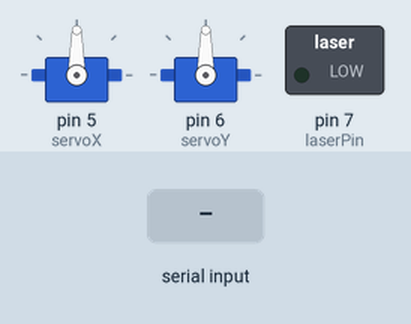
Recording of a sketch running on a simulated Arduino Uno, built with avr-gcc and run on an emulated ATmega328P. Parts: 2 × servo, switched loads named in the sketch (green lamp = pin HIGH). The test bench sets the inputs (shaded band).

Above: at 1.2 s.
1.3 s: "FIRE,1\n" received over Serial
At 2.2 s:
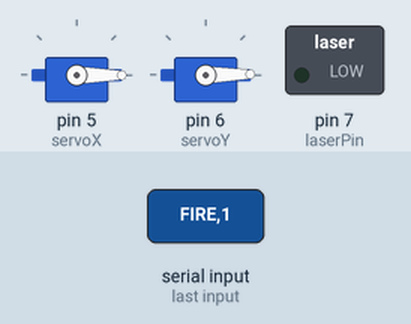
2.8 s: "FIRE,150\n" received over Serial
At 3.3 s:
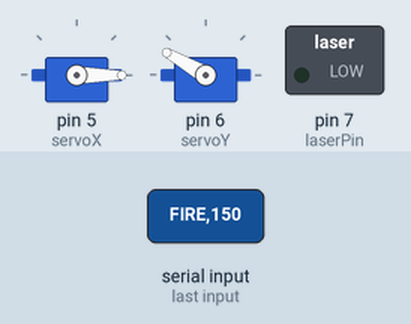
4.3 s: "FIRE\n" received over Serial
At 5.6 s:
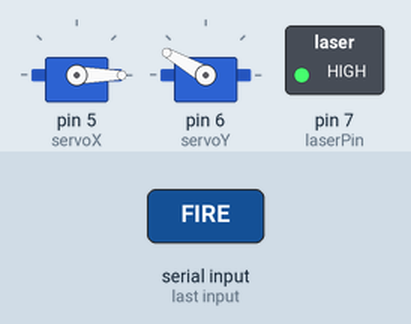
7.3 s: "90,45\n" received over Serial
At 7.9 s:
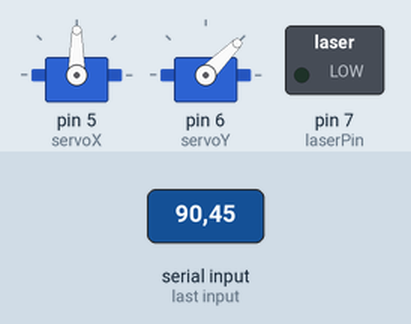
8.8 s: "30,150\n" received over Serial
At 9.1 s:
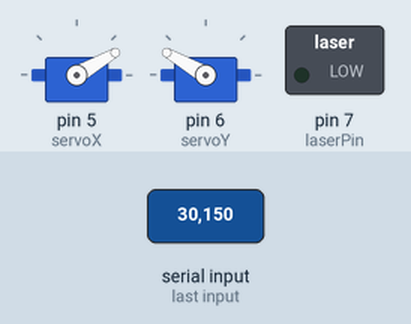
10.3 s: "200\n" received over Serial
At 11.4 s:
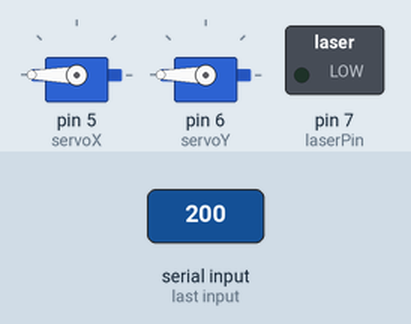
Timing chart, 0 to 12.8 s (numbered marks = the images above; inputs shaded):
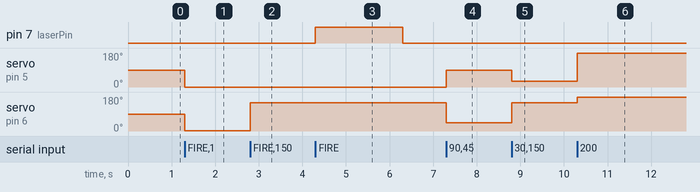

The sketch:

aimsense_arduino.ino
```cpp
#include <Servo.h>

Servo servoX;
Servo servoY;

int laserPin = 7;

String data;

void setup()
{
  Serial.begin(115200);

  servoX.attach(5);
  servoY.attach(6);

  pinMode(laserPin, OUTPUT);
  digitalWrite(laserPin, LOW);
}

void loop()
{

  if(Serial.available()){

    data = Serial.readStringUntil('\n');

    if(data == "FIRE")
    {
      digitalWrite(laserPin, HIGH);
      delay(2000);
      digitalWrite(laserPin, LOW);
    }
    else
    {

      int comma = data.indexOf(',');

      int x = data.substring(0,comma).toInt();
      int y = data.substring(comma+1).toInt();

      servoX.write(x);
      servoY.write(y);

    }

  }

}
```

Measured:
- after the input at 1.3 s, servo on pin 5 (servoX): 90° → 0° at once; servo on pin 6 (servoY): 90° → 1° at once
- after the input at 2.8 s, servo on pin 6 (servoY): 1° → 150° at once
- after the input at 4.3 s, pin 7 (laserPin): LOW → HIGH at once, → LOW 2.0 s later
- after the input at 7.3 s, servo on pin 5 (servoX): 0° → 90° at once; servo on pin 6 (servoY): 150° → 45° at once
- after the input at 8.8 s, servo on pin 5 (servoX): 90° → 30° at once; servo on pin 6 (servoY): 45° → 150° at once
- after the input at 10.3 s, servo on pin 5 (servoX): 30° → 180° at once; servo on pin 6 (servoY): 150° → 180° at once
